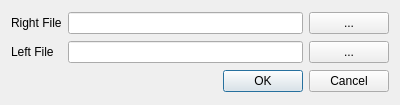
<?xml version="1.0" encoding="UTF-8"?>
<ui version="4.0">
 <class>OpenFilesDialog</class>
 <widget class="QDialog" name="OpenFilesDialog">
  <property name="geometry">
   <rect>
    <x>0</x>
    <y>0</y>
    <width>400</width>
    <height>105</height>
   </rect>
  </property>
  <property name="windowTitle">
   <string>Dialog</string>
  </property>
  <layout class="QGridLayout" name="gridLayout">
   <item row="0" column="0">
    <widget class="QLabel" name="m_pLabelFilePathLeft">
     <property name="text">
      <string>Right File</string>
     </property>
    </widget>
   </item>
   <item row="0" column="1">
    <widget class="QLineEdit" name="m_pLineEditFilePathLeft"/>
   </item>
   <item row="0" column="2">
    <widget class="QPushButton" name="m_pButtonFilePathLeft">
     <property name="text">
      <string>...</string>
     </property>
    </widget>
   </item>
   <item row="1" column="0">
    <widget class="QLabel" name="m_pLabelFilePathRight">
     <property name="text">
      <string>Left File</string>
     </property>
    </widget>
   </item>
   <item row="1" column="1">
    <widget class="QLineEdit" name="m_pLineEditFilePathRight"/>
   </item>
   <item row="1" column="2">
    <widget class="QPushButton" name="m_pButtonFilePathRight">
     <property name="text">
      <string>...</string>
     </property>
    </widget>
   </item>
   <item row="2" column="0" colspan="3">
    <widget class="QDialogButtonBox" name="buttonBox">
     <property name="orientation">
      <enum>Qt::Horizontal</enum>
     </property>
     <property name="standardButtons">
      <set>QDialogButtonBox::Cancel|QDialogButtonBox::Ok</set>
     </property>
    </widget>
   </item>
  </layout>
 </widget>
 <resources/>
 <connections>
  <connection>
   <sender>buttonBox</sender>
   <signal>accepted()</signal>
   <receiver>OpenFilesDialog</receiver>
   <slot>accept()</slot>
   <hints>
    <hint type="sourcelabel">
     <x>248</x>
     <y>254</y>
    </hint>
    <hint type="destinationlabel">
     <x>157</x>
     <y>274</y>
    </hint>
   </hints>
  </connection>
  <connection>
   <sender>buttonBox</sender>
   <signal>rejected()</signal>
   <receiver>OpenFilesDialog</receiver>
   <slot>reject()</slot>
   <hints>
    <hint type="sourcelabel">
     <x>316</x>
     <y>260</y>
    </hint>
    <hint type="destinationlabel">
     <x>286</x>
     <y>274</y>
    </hint>
   </hints>
  </connection>
 </connections>
</ui>
